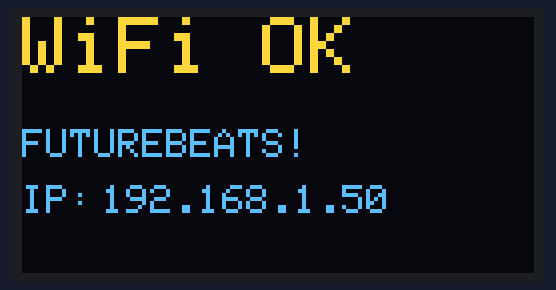
The sketch below on a simulated ESP32. Parts: 128×64 one-colour display. The OLED is the two-colour kind (top 16 rows yellow); WiFi joins after 1.5 s; servers stay silent unless stated; what the sketch prints to the serial monitor is not drawn.

Above: at 1.6 s.

The sketch:

esp32_motor_protection.ino
```cpp
#include <WiFi.h>
#include <Wire.h>
#include <Adafruit_GFX.h>
#include <Adafruit_SSD1306.h>

// ---------- OLED ----------
#define SCREEN_WIDTH 128
#define SCREEN_HEIGHT 64
#define OLED_RESET -1
#define OLED_ADDR 0x3C

Adafruit_SSD1306 display(
  SCREEN_WIDTH,
  SCREEN_HEIGHT,
  &Wire,
  OLED_RESET
);

// ---------- WiFi ----------
const char* ssid = "JINAY MEVADA";
const char* password = "9510106940";

void setup() {

  Serial.begin(115200);

  // OLED I2C
  Wire.begin(21, 22);

  // Start OLED
  if (!display.begin(SSD1306_SWITCHCAPVCC, OLED_ADDR)) {
    Serial.println("OLED not found!");

    while (true) {
      delay(1000);
    }
  }

  // Show starting message
  display.clearDisplay();
  display.setTextColor(SSD1306_WHITE);

  display.setTextSize(2);
  display.setCursor(0, 0);
  display.println("ESP32");

  display.setTextSize(1);
  display.setCursor(0, 30);
  display.println("Connecting WiFi...");

  display.display();

  // Connect WiFi
  WiFi.begin(ssid, password);

  Serial.print("Connecting to WiFi");

  int count = 0;

  while (WiFi.status() != WL_CONNECTED && count < 30) {

    delay(500);
    Serial.print(".");

    count++;
  }

  // ---------- WiFi Connected ----------
  if (WiFi.status() == WL_CONNECTED) {

    Serial.println();
    Serial.println("WiFi Connected!");

    Serial.print("IP Address: ");
    Serial.println(WiFi.localIP());

    display.clearDisplay();

    display.setTextSize(2);
    display.setCursor(0, 0);
    display.println("WiFi OK");

    display.setTextSize(1);
    display.setCursor(0, 28);
    display.println("FUTUREBEATS!");

    display.setCursor(0, 42);
    display.print("IP:");

    display.setCursor(20, 42);
    display.println(WiFi.localIP());

    display.display();
  }

  // ---------- WiFi Failed ----------
  else {

    Serial.println();
    Serial.println("WiFi Connection Failed!");

    display.clearDisplay();

    display.setTextSize(2);
    display.setCursor(0, 0);
    display.println("WiFi");

    display.setCursor(0, 25);
    display.println("FAILED");

    display.setTextSize(1);
    display.setCursor(0, 48);
    display.println("Check SSID/Password");

    display.display();
  }
}

void loop() {

}
```
